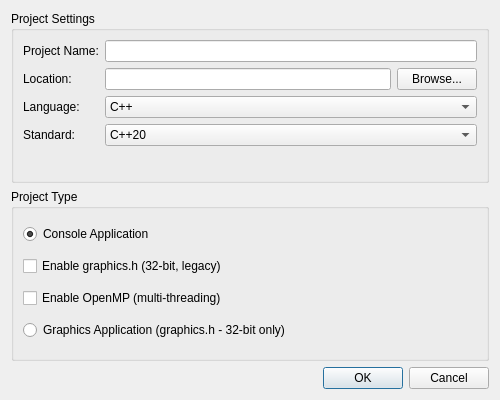
<?xml version="1.0" encoding="UTF-8"?>
<ui version="4.0">
 <class>NewProjectDialog</class>
 <widget class="QDialog" name="NewProjectDialog">
  <property name="geometry">
   <rect>
    <x>0</x>
    <y>0</y>
    <width>500</width>
    <height>400</height>
   </rect>
  </property>
  <property name="windowTitle">
   <string>New Project</string>
  </property>
  <layout class="QVBoxLayout" name="verticalLayout">
   <item>
    <widget class="QGroupBox" name="groupBox">
     <property name="title">
      <string>Project Settings</string>
     </property>
     <layout class="QFormLayout" name="formLayout">
      <item row="0" column="0">
       <widget class="QLabel" name="labelName">
        <property name="text">
         <string>Project Name:</string>
        </property>
       </widget>
      </item>
      <item row="0" column="1">
       <widget class="QLineEdit" name="editProjectName"/>
      </item>
      <item row="1" column="0">
       <widget class="QLabel" name="labelLocation">
        <property name="text">
         <string>Location:</string>
        </property>
       </widget>
      </item>
      <item row="1" column="1">
       <layout class="QHBoxLayout" name="locationLayout">
        <item>
         <widget class="QLineEdit" name="editLocation"/>
        </item>
        <item>
         <widget class="QPushButton" name="btnBrowse">
          <property name="text">
           <string>Browse...</string>
          </property>
         </widget>
        </item>
       </layout>
      </item>
      <item row="2" column="0">
       <widget class="QLabel" name="labelLanguage">
        <property name="text">
         <string>Language:</string>
        </property>
       </widget>
      </item>
      <item row="2" column="1">
       <widget class="QComboBox" name="comboLanguage">
        <item>
         <property name="text">
          <string>C++</string>
         </property>
        </item>
        <item>
         <property name="text">
          <string>C</string>
         </property>
        </item>
       </widget>
      </item>
      <item row="3" column="0">
       <widget class="QLabel" name="labelStandard">
        <property name="text">
         <string>Standard:</string>
        </property>
       </widget>
      </item>
      <item row="3" column="1">
       <widget class="QComboBox" name="comboStandard">
        <item>
         <property name="text">
          <string>C++20</string>
         </property>
        </item>
        <item>
         <property name="text">
          <string>C++17</string>
         </property>
        </item>
        <item>
         <property name="text">
          <string>C++14</string>
         </property>
        </item>
        <item>
         <property name="text">
          <string>C11</string>
         </property>
        </item>
        <item>
         <property name="text">
          <string>C14</string>
         </property>
        </item>
        <item>
         <property name="text">
          <string>C17</string>
         </property>
        </item>
        <item>
         <property name="text">
          <string>C20</string>
         </property>
        </item>
       </widget>
      </item>
     </layout>
    </widget>
   </item>
   <item>
    <widget class="QGroupBox" name="groupProjectType">
     <property name="title">
      <string>Project Type</string>
     </property>
     <layout class="QVBoxLayout" name="verticalLayout_2">
      <item>
       <widget class="QRadioButton" name="radioConsole">
        <property name="text">
         <string>Console Application</string>
        </property>
        <property name="checked">
         <bool>true</bool>
        </property>
       </widget>
      </item>
      <item>
       <widget class="QCheckBox" name="checkGraphics">
        <property name="text">
         <string>Enable graphics.h (32-bit, legacy)</string>
        </property>
       </widget>
      </item>
      <item>
       <widget class="QCheckBox" name="checkOpenMP">
        <property name="text">
         <string>Enable OpenMP (multi-threading)</string>
        </property>
       </widget>
      </item>
      <item>
       <widget class="QRadioButton" name="radioGraphics">
        <property name="text">
         <string>Graphics Application (graphics.h - 32-bit only)</string>
        </property>
       </widget>
      </item>
     </layout>
    </widget>
   </item>
   <item>
    <widget class="QDialogButtonBox" name="buttonBox">
     <property name="orientation">
      <enum>Qt::Horizontal</enum>
     </property>
     <property name="standardButtons">
      <set>QDialogButtonBox::Cancel|QDialogButtonBox::Ok</set>
     </property>
    </widget>
   </item>
  </layout>
 </widget>
 <resources/>
 <connections>
  <connection>
   <sender>buttonBox</sender>
   <signal>accepted()</signal>
   <receiver>NewProjectDialog</receiver>
   <slot>accept()</slot>
   <hints>
    <hint type="sourcelabel">
     <x>248</x>
     <y>374</y>
    </hint>
    <hint type="destinationlabel">
     <x>157</x>
     <y>399</y>
    </hint>
   </hints>
  </connection>
  <connection>
   <sender>buttonBox</sender>
   <signal>rejected()</signal>
   <receiver>NewProjectDialog</receiver>
   <slot>reject()</slot>
   <hints>
    <hint type="sourcelabel">
     <x>316</x>
     <y>374</y>
    </hint>
    <hint type="destinationlabel">
     <x>286</x>
     <y>399</y>
    </hint>
   </hints>
  </connection>
 </connections>
</ui>
